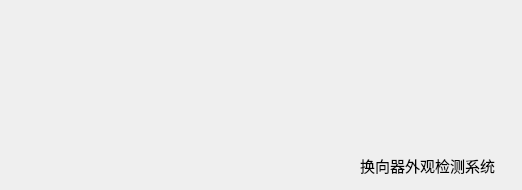
<?xml version="1.0" encoding="UTF-8"?>
<ui version="4.0">
 <class>AboutDialog</class>
 <widget class="QDialog" name="AboutDialog">
  <property name="geometry">
   <rect>
    <x>0</x>
    <y>0</y>
    <width>522</width>
    <height>190</height>
   </rect>
  </property>
  <property name="windowTitle">
   <string>关于</string>
  </property>
  <property name="windowIcon">
   <iconset resource="hello.qrc">
    <normaloff>:/logo/Resources/fivision.ico</normaloff>:/logo/Resources/fivision.ico</iconset>
  </property>
  <widget class="QLabel" name="label">
   <property name="geometry">
    <rect>
     <x>0</x>
     <y>-10</y>
     <width>531</width>
     <height>171</height>
    </rect>
   </property>
   <property name="text">
    <string/>
   </property>
   <property name="pixmap">
    <pixmap resource="hello.qrc">:/bmp/Resources/logo.bmp</pixmap>
   </property>
  </widget>
  <widget class="QLabel" name="label_2">
   <property name="geometry">
    <rect>
     <x>360</x>
     <y>150</y>
     <width>151</width>
     <height>31</height>
    </rect>
   </property>
   <property name="font">
    <font>
     <family>微软雅黑</family>
     <pointsize>11</pointsize>
     <weight>50</weight>
     <bold>false</bold>
    </font>
   </property>
   <property name="text">
    <string>换向器外观检测系统</string>
   </property>
  </widget>
 </widget>
 <resources>
  <include location="hello.qrc"/>
 </resources>
 <connections/>
</ui>
